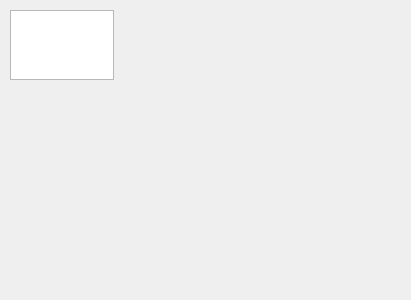
<?xml version="1.0" encoding="UTF-8"?>
<ui version="4.0">
 <class>CInfoDock</class>
 <widget class="QDockWidget" name="CInfoDock">
  <property name="geometry">
   <rect>
    <x>0</x>
    <y>0</y>
    <width>411</width>
    <height>300</height>
   </rect>
  </property>
  <property name="windowTitle">
   <string>Debug</string>
  </property>
  <widget class="QWidget" name="dockWidgetContents">
   <widget class="QPlainTextEdit" name="plainTextEdit">
    <property name="geometry">
     <rect>
      <x>10</x>
      <y>10</y>
      <width>104</width>
      <height>70</height>
     </rect>
    </property>
   </widget>
  </widget>
 </widget>
 <resources/>
 <connections/>
</ui>
